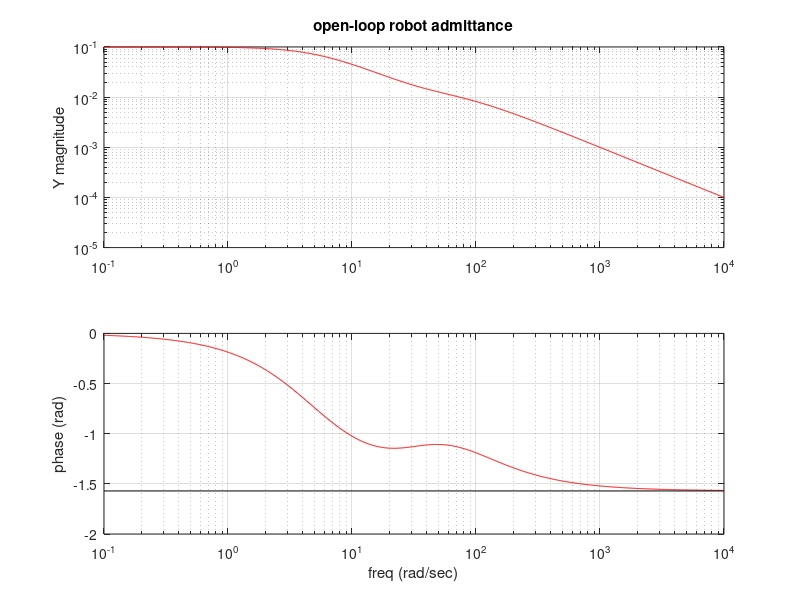
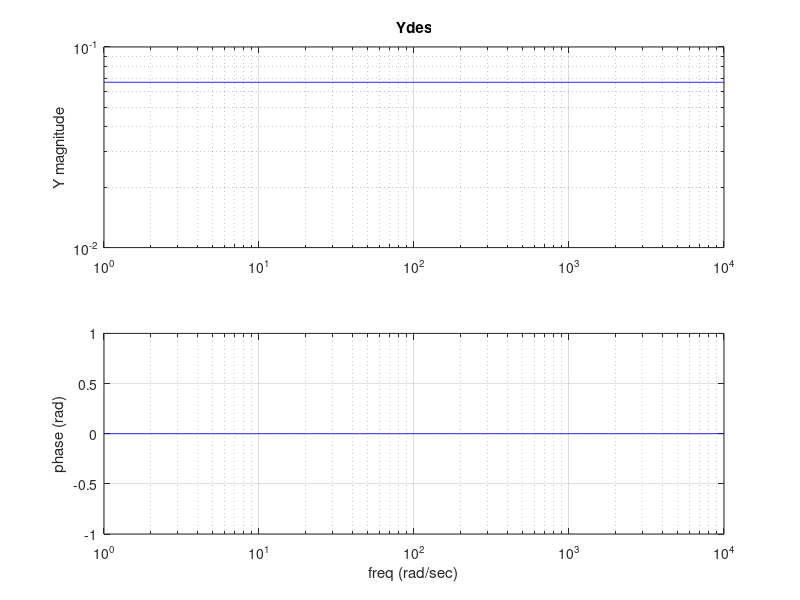
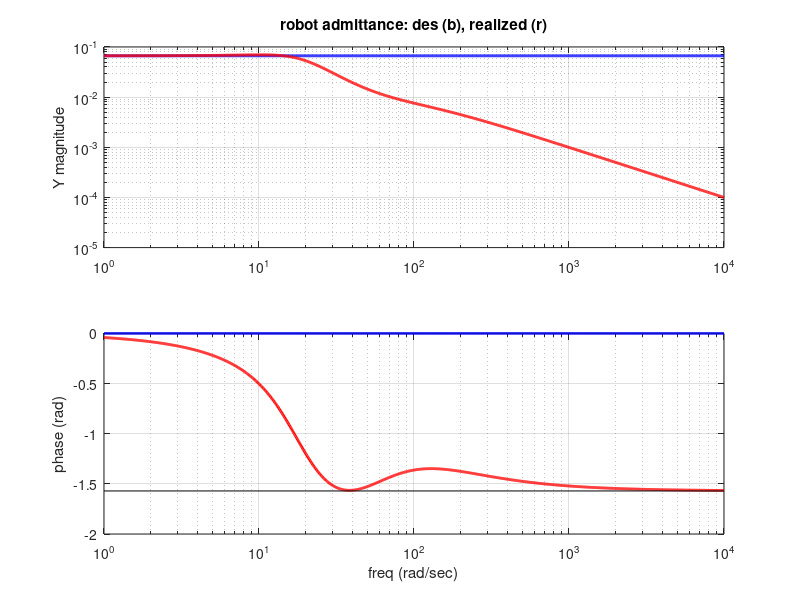
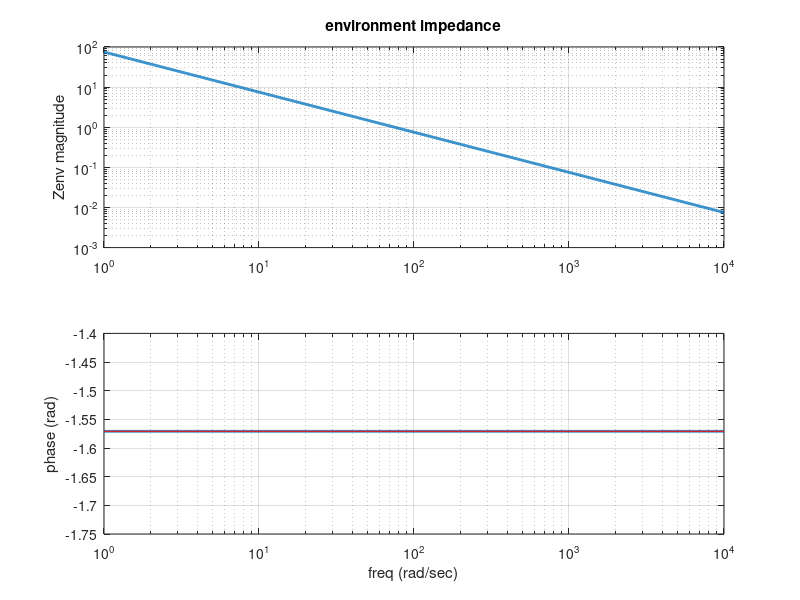

MATLAB code to generate these figures, in order:
%passivity analysis of a 1-DOF system
clear all
m1 = 1 %system model: a 1kg mass proximal to actuator
m2 = 1 %and 1kg mass distal from motor
Kt = 1000 %stiffness of transmission
Bt = 50 %damping of transmission
M=[m1,0;0,m2]
omega_n = sqrt(2*Kt/(m1+m2))

Bt_mat = [Bt,-Bt;-Bt,Bt];
Kt_mat = [Kt,-Kt;-Kt,Kt];
B_actuator = 10; %actuator has lots of friction; want to mask this with feedback



Kenv= 75 %23 %100 %120 %200000 %environment model: a spring of this stiffness, N/m

%desired impedance of Bdes and Kdes
%LOWER BDES IS BETTER, implies more responsive closed-loop admittance of the robot
Bdes = 15 %damping of desired admittance
Kdes = 0; %10; %20; %100 %stiffness of desired admittance

%0.044 0.035 0.030

%servo controller gains:
Kp = 800%200 %200 %20000  %200
Kv = 50 %40 %3000  %40

%0.045 0.054
% 0.035
npts = 1000;

freq_range = logspace(0,2,npts);
real_pts = zeros(size(freq_range));
mag_pts = zeros(size(freq_range));
phase_pts = zeros(size(freq_range));
i=sqrt(-1);

%compute the open-loop admittance of the uncontrolled robot
freq_range = logspace(-1,4,npts);
real_pts = zeros(size(freq_range));
Ydes_mag_pts = zeros(size(freq_range));
Ydes_phase_pts = zeros(size(freq_range));
Yol_mag_pts = zeros(size(freq_range));
Yol_phase_pts = zeros(size(freq_range));
for k=1:npts
  w=freq_range(k);
    s = 1i*w;
   Z_plant = M*s +Bt_mat + [1;0]*B_actuator*[1,0] +Kt_mat/s; % +Fdbk_mat;   
   B_plant = [0;1];
   v_vec = inv(Z_plant)*B_plant;
    v2 =[0,1]* v_vec;    
   Yol_mag_pts(k) = abs(v2);
   Yol_phase_pts(k) = atan2(imag(v2),real(v2));       
    
  end
figure(1)
clf
subplot(2,1,1)
loglog(freq_range, Yol_mag_pts,'r')
ylabel('Y magnitude')
grid on
hold on
title('open-loop robot admittance')
subplot(2,1,2)
semilogx(freq_range,Yol_phase_pts,'r')
xlabel('freq (rad/sec)')
ylabel('phase (rad)')
grid on
hold on
plot([freq_range(1),freq_range(npts)],[-pi/2,-pi/2],'k')  


%compute and plot Ydes in the frequency domain
%freq_range = logspace(-1,4,npts);
freq_range = logspace(0,4,npts);
real_pts = zeros(size(freq_range));
Ydes_mag_pts = zeros(size(freq_range));
Ydes_phase_pts = zeros(size(freq_range));

for k=1:npts
  w=freq_range(k);
    s = 1i*w;
   Ydes = s/(Bdes*s+Kdes);
   Ydes_mag_pts(k) = abs(Ydes);
   Ydes_phase_pts(k) = atan2(imag(Ydes),real(Ydes));
end

figure(2)
clf
subplot(2,1,1)
loglog(freq_range, Ydes_mag_pts,'b')
ylabel('Y magnitude')
grid on
hold on
title('Ydes')


subplot(2,1,2)
semilogx(freq_range,Ydes_phase_pts,'b')
xlabel('freq (rad/sec)')
ylabel('phase (rad)')
grid on
hold on


%compute the closed-loop admittance:

Ycl_mag_pts = zeros(size(freq_range));
Ycl_phase_pts = zeros(size(freq_range));
Ycl_pts = zeros(size(freq_range));
passive=true;
for k=1:npts
  w=freq_range(k);
    s = 1i*w;
   %Ydes = s/(Bdes*s+Kdes); or simply 1/Bdes if Kdes=0
    %open-loop plant is:
    %Z_plant = M*s +Bt_mat + [1;0]*B_actuator*[0,1] +Kt_mat/s;
    %Z_plant*v = [1;0]u + [0;1]Fe
   Z_plant = M*s +Bt_mat + [1;0]*B_actuator*[1,0] +Kt_mat/s;    

   %servo_fdbk_mat = [Kp/s+Kv,0;0,0];
  
   %u = [-Kp/s -Kv,0]v +[Kp,0]*x_cmd
   %x_cmd = (1/s)*Y_des*Fe
   Ydes = s/(Bdes*s+Kdes);
   Gf = Kp*Ydes/s; %at Y_des = 1/Bdes
   %Gv = 1/(s^2)*(Kp*Kdes/Bdes)+(Kv + Kp/s);
   Gv = (Kp/s + Kv);
   % simply Gv = (Kv + Kp/s) for Kdes=0
   servo_fdbk_mat = [1;0]*(Gv)*[1,0];
   %more generally:
   %Gv = (exp(-s*T_D)/(s^2))*(Kp)*J_inv*inv(Bvirt)*(Kvirt)*J + (Kv + Kp/s);

    LHS_mat= Z_plant + servo_fdbk_mat;
    RHS_vec = [Gf;1];    %these terms multiply Fe on the right-hand side of the eqns
    
    %LHS_mat*v = RHS_vec*Fe
    %    Y_cl = [J,0]*inv(Z_sys+(gamma_m*Gv*gamma_m'))*[Gf;1]*J';

    v_vec = inv(LHS_mat)*RHS_vec;
    v2 =[0,1]* v_vec;    
    Ycl_pts(k)= v2;
   Ycl_mag_pts(k) = abs(v2);
   Ycl_phase_pts(k) = atan2(imag(v2),real(v2));      
   if ((Ycl_phase_pts(k)<-pi/2) && (passive))
     passive=false;
     phase_crossover = Ycl_phase_pts(k)
     w_crossover = w
     Ycl_mag_crossover = Ycl_mag_pts(k)
   end
end


figure(3)
clf
subplot(2,1,1)
loglog(freq_range, Ydes_mag_pts,'b','linewidth',2)
ylabel('Y magnitude')
grid on
hold on
title('Ydes')


subplot(2,1,2)
semilogx(freq_range,Ydes_phase_pts,'b','linewidth',2)
xlabel('freq (rad/sec)')
ylabel('phase (rad)')
grid on
hold on


subplot(2,1,1)
loglog(freq_range, Ycl_mag_pts,'r','linewidth',2)
ylabel('Y magnitude')
grid on
hold on
title('robot admittance: des (b), realized (r)','linewidth',2)


subplot(2,1,2)
semilogx(freq_range,Ycl_phase_pts,'r','linewidth',2)
xlabel('freq (rad/sec)')
ylabel('phase (rad)')
grid on
hold on
plot([freq_range(1),freq_range(npts)],[-pi/2,-pi/2],'k')


%compute impedance of the environment
Ze_mag_pts = zeros(size(freq_range));
Ze_phase_pts = zeros(size(freq_range));
Ze_pts = zeros(size(freq_range));

for k=1:npts
  w=freq_range(k);
    s = 1i*w;
    Ze = Kenv/s;
    Ze_pts(k)=Ze;
   Ze_mag_pts(k) = abs(Ze);
   Ze_phase_pts(k) = atan2(imag(Ze),real(Ze));   
end

figure(4)
clf
subplot(2,1,1)
title('magnitude of Zenv vs freq')
%plot(freq_range,mag_pts)
loglog(freq_range, Ze_mag_pts,'linewidth',2)
ylabel('Zenv magnitude')
grid on
title('environment impedance')

subplot(2,1,2)
title('Zenv phase')
%plot(freq_range,phase_pts)
semilogx(freq_range,Ze_phase_pts,'linewidth',2)
xlabel('freq (rad/sec)')
ylabel('phase (rad)')
hold on 
plot([freq_range(1),freq_range(npts)],[-pi/2,-pi/2],'r')
grid on

%compute Ycl*Zenv:
%freq_range = logspace(1,2,npts);
YrZe_mag_pts = zeros(size(freq_range));
YrZe_phase_pts = zeros(size(freq_range));
passive=true;
for k=1:npts
  w=freq_range(k);
    s = 1i*w;
   YclZenv = Ycl_pts(k)*Ze_pts(k);
   YrZe_mag_pts(k) = abs(YclZenv);
   YrZe_phase_pts(k) = atan2(imag(YclZenv),real(YclZenv));
   
   if ((YrZe_phase_pts(k)<-pi) && (passive))
     passive=false;
     YrZe_phase_crossover = YrZe_phase_pts(k)
     w_crossover = w
     YrZe_mag_crossover = YrZe_mag_pts(k)
   end
end
figure(5)
clf
subplot(2,1,1)

%plot(freq_range,mag_pts)
loglog(freq_range, YrZe_mag_pts,'linewidth',2)
ylabel(' magnitude')
grid on
title("Y of robot times Z of environment")

subplot(2,1,2)
title(' phase')
%plot(freq_range,phase_pts)
semilogx(freq_range,YrZe_phase_pts,'linewidth',2)
xlabel('freq (rad/sec)')
ylabel('phase (rad)')
hold on 
plot([freq_range(1),freq_range(npts)],[-pi,-pi],'r')
grid on
%title('environment impedance time Ycl')

%display('hit enter to do simu')
%pause
%simulate the controlled system, no time delay

x1=0.1 %non-zero initial condition
x2=0.1
v1=0
v2=0
x_cmd=0;
v_cmd=0;

dt_sim = 0.0001;
time_vec = 0:dt_sim:5;
[dummy npts_sim]=size(time_vec)

x2_hist=zeros(1,npts_sim);
v2_hist = zeros(1,npts_sim);
Fe_hist = zeros(1,npts_sim);
u_hist = zeros(1,npts_sim);
for k=1:npts_sim
  Fe = -Kenv*x2;  %for environment of a pure spring w/ stiffness Kenv
  v_cmd = (1/Bdes)*(Fe-Kdes*x1); %compute velocity that would be consistent w/ Ydes
  x_cmd=x_cmd+v_cmd*dt_sim; %and position consistent w/ Ydes
  
  %servo control:
  u=Kp*(x_cmd-x1)-Kv*v1; %send xdes to the servo controller

  x2_hist(k)=x2;
  Fe_hist(k)=Fe;
  u_hist(k)=u;
  
  %Euler 1-step simulation:
  F_trans = Bt*(v2-v1)+Kt*(x2-x1);
  a1 = (1/m1)*(F_trans+u -B_actuator*v1);
  a2 = (1/m2)*(-F_trans+Fe);
  
  v1_old = v1;
  v1=v1+a1*dt_sim; %Euler 1-step numerical integration
  x1=x1+0.5*(v1+v1_old)*dt_sim;
  v2_old = v2;
  v2=v2+a2*dt_sim; 
  x2=x2+0.5*(v2+v2_old)*dt_sim;  
  
  end

  figure(6)
  clf
  subplot(3,1,1)
  plot(time_vec,x2_hist,'b')
  title('compliance controller response: x2(t)')
  xlabel('time (sec)')
  ylabel('x (m)')
  grid on
  subplot(3,1,2)
  plot(time_vec,Fe_hist,'b')
  title('compliance controller response: Fe(t)')
  xlabel('time (sec)')
  ylabel('F (N)')
  grid on
  subplot(3,1,3)
  plot(time_vec,u_hist,'b')
  title('compliance controller response: u(t)')
  xlabel('time (sec)')
  ylabel('F (N)')
  grid on


